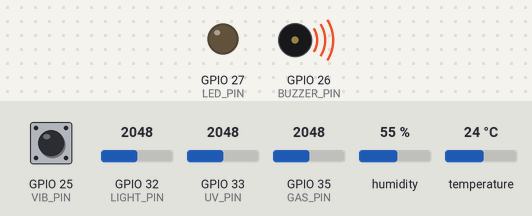
The sketch below on a simulated ESP32. Shown: output pins drawn as LEDs (lit = HIGH), buzzer (waves = sounding, pin HIGH). The test bench sets the inputs (shaded band); at power-on: GPIO 35 (GAS_PIN) = 2048, humidity 55 %, GPIO 25 (VIB_PIN) HIGH, GPIO 32 (LIGHT_PIN) = 2048, GPIO 33 (UV_PIN) = 2048, temperature 24 °C. WiFi joins after 1.5 s; servers stay silent unless stated; what the sketch prints to the serial monitor is not drawn.

Above: at 0.1 s.
2.9 s: GPIO 35 (GAS_PIN) set to 1294
6.4 s: GPIO 35 (GAS_PIN) set to 1213
At 10.31 s:
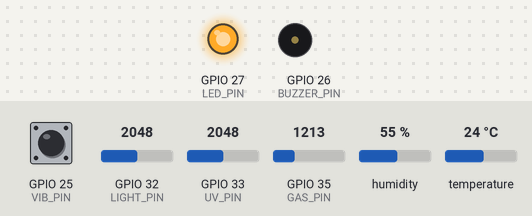
11.7 s: humidity set to 22 %
At 20.36 s:
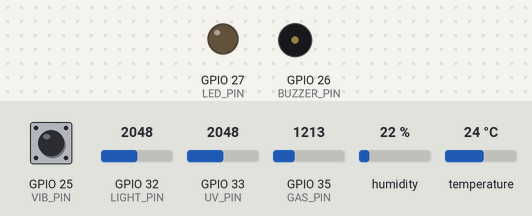
Timing chart, 0 to 21.2 s (numbered marks = the images above; inputs shaded):
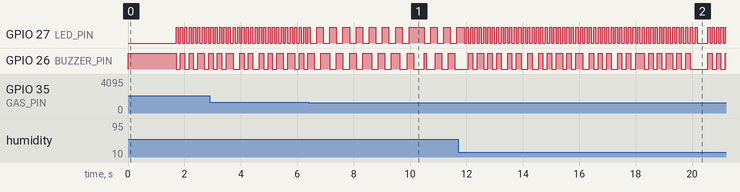

Measured:
- the behaviour switches between 1265 and 1264 on GPIO 35 (GAS_PIN) (found by bisection; images 0 and 1)

The sketch:

HeriTech-Arduino.ino
```cpp
// === Libraries ===
#include <WiFi.h>
#include <ArduinoJson.h>
#include <DHT.h>

#include <Firebase_ESP_Client.h>          // Firebase ESP Client
#include "addons/TokenHelper.h"           // Helper for OAuth tokens (required)
#include "addons/RTDBHelper.h"           // Realtime DB helper (optional)

// === Wi-Fi ===
const char* WIFI_SSID     = "yourwifi";
const char* WIFI_PASSWORD = "yourpassword";

// === Firebase ===
// Replace with your Firebase project values
#define FIREBASE_API_KEY     "AIzaSyCVv0rBh_jwfpnlWo3ZelaQmDxbFZugc94"
#define FIREBASE_DATABASE_URL "https://heritech-museum-default-rtdb.asia-southeast1.firebasedatabase.app/"  // include trailing slash

FirebaseData fbdo;
FirebaseAuth auth;
FirebaseConfig config;

// === Pins & Sensors ===
#define LIGHT_PIN   32
#define UV_PIN      33
#define GAS_PIN     35   // input-only (ADC)
#define VIB_PIN     25
#define BUZZER_PIN  26
#define LED_PIN     27
#define DHT11_PIN   23
#define DHTTYPE     DHT11

DHT dht(DHT11_PIN, DHTTYPE);

// === Timers / config ===
const uint32_t PUBLISH_INTERVAL_MS = 10000;

// UV smoothing
#define UV_SAMPLES_PER_READ 16
#define UV_MICROS_BETWEEN   200
#define UV_EMA_CUTOFF_SEC   1.5f
#define UV_VREF             3.3f

// Gas calibration
#define GAS_RAW_MIN_CAL 830
#define GAS_RAW_MAX_CAL 4095

// Severity enums
enum { SEV_OK=0, SEV_WARN=1, SEV_CRIT=2 };

// Temperature thresholds (°C)
#define TEMP_WARN_HI   36.0f
#define TEMP_WARN_LO   24.0f
#define TEMP_CRIT_HI   39.0f
#define TEMP_CRIT_LO   15.0f
#define TEMP_HYS        0.6f

// Humidity (%RH)
#define HUM_WARN_HI    80.0f
#define HUM_WARN_LO    35.0f
#define HUM_CRIT_HI    90.0f
#define HUM_CRIT_LO    25.0f
#define HUM_HYS         2.0f

// Gas index thresholds
#define GAS_WARN_IDX   103
#define GAS_CRIT_IDX   150
#define GAS_HYS         15

// UV thresholds (Volt)
#define UV_WARN_V      1.40f
#define UV_CRIT_V      2.00f
#define UV_HYS_V       0.05f

// Direct sun heuristics
#define SUN_LIGHT_WARN_COUNTS   4000
#define SUN_LIGHT_CLEAR_COUNTS  3800
#define SUN_UV_WARN_MWCM2       1.20f
#define SUN_UV_CLEAR_MWCM2      1.00f

// Vibration
#define VIB_DEBOUNCE_MS         50
#define VIB_COUNT_THRESHOLD     10
#define VIB_RESET_IDLE_MS     2000
#define VIB_LATCH_MS          5000

// LED/Buzzer patterns
#define LED_INTERVAL_WARN   200
#define LED_INTERVAL_CRIT    50
#define BUZZER_BEEP_WARN    250
#define BUZZER_BEEP_CRIT     50

#define BUZZER_ACTIVE_LOW   1

// === State ===
uint32_t tPublish=0;
uint32_t tLedBlink=0;
bool     ledState=false;

bool isAlarmActive=false;
bool muteBuzzer=false;
int  severityLevel=SEV_OK;

// Hysteresis states
bool tempWarn=false, tempCrit=false;
bool humWarn=false,  humCrit=false;
bool gasWarn=false,  gasCrit=false;
bool uvWarn=false,   uvCrit=false;

uint32_t vibLastEdgeMs=0;
uint32_t vibLastPulseMs=0;
uint16_t vibPulseCount=0;
uint32_t vibLatchedUntil=0;

float uvEmaVolt = NAN;
uint32_t uvEmaLastMs = 0;

bool sunWarn = false;

// === Helpers ===
static inline void buzzerOn()  { digitalWrite(BUZZER_PIN, BUZZER_ACTIVE_LOW ? LOW : HIGH); }
static inline void buzzerOff() { digitalWrite(BUZZER_PIN, BUZZER_ACTIVE_LOW ? HIGH: LOW ); }

static inline int16_t median5(int16_t a, int16_t b, int16_t c, int16_t d, int16_t e) {
  int16_t arr[5] = { a,b,c,d,e };
  for (int i=0;i<4;i++) for (int j=i+1;j<5;j++) if (arr[j]<arr[i]) { int16_t t=arr[i]; arr[i]=arr[j]; arr[j]=t; }
  return arr[2];
}

uint16_t readUvRawSmoothedOnce() {
  int16_t g1[5], g2[5], g3[5];
  for (int i=0;i<5;i++){ g1[i]=analogRead(UV_PIN); delayMicroseconds(UV_MICROS_BETWEEN); }
  for (int i=0;i<5;i++){ g2[i]=analogRead(UV_PIN); delayMicroseconds(UV_MICROS_BETWEEN); }
  for (int i=0;i<5;i++){ g3[i]=analogRead(UV_PIN); delayMicroseconds(UV_MICROS_BETWEEN); }
  int16_t m1=median5(g1[0],g1[1],g1[2],g1[3],g1[4]);
  int16_t m2=median5(g2[0],g2[1],g2[2],g2[3],g2[4]);
  int16_t m3=median5(g3[0],g3[1],g3[2],g3[3],g3[4]);
  int16_t s16 = analogRead(UV_PIN);
  return (uint16_t)((m1 + m2 + m3 + s16)/4);
}

float uvFilterEMA(float volt) {
  uint32_t now = millis();
  float dt = (uvEmaLastMs==0) ? 0 : (now - uvEmaLastMs)/1000.0f;
  uvEmaLastMs = now;
  float tau = UV_EMA_CUTOFF_SEC;
  float alpha = (dt<=0) ? 1.0f : (1.0f - expf(-dt/tau));
  if (isnan(uvEmaVolt)) uvEmaVolt = volt;
  uvEmaVolt += alpha * (volt - uvEmaVolt);
  return uvEmaVolt;
}

static inline float uvVoltToIrradiance_mWcm2(float vout) {
  float current_uA = vout / 4.3f;
  float mWcm2 = current_uA / 0.112f;
  if (!isfinite(mWcm2) || mWcm2 < 0) mWcm2 = 0;
  return mWcm2;
}

static inline int max3(int a, int b, int c){ return max(a, max(b,c)); }

// Severity evaluation (with hysteresis & vibration)
int evaluateSeverity(float temp, float hum, int gasIdx, float uvVolt,
                     int lightCounts, float uv_mWcm2,
                     bool vibRaw, uint32_t nowMs) {
  // Temperature
  if (!tempCrit && (temp >= TEMP_CRIT_HI || temp <= TEMP_CRIT_LO)) tempCrit = true;
  if ( tempCrit && (temp <= TEMP_CRIT_HI - TEMP_HYS && temp >= TEMP_CRIT_LO + TEMP_HYS)) tempCrit = false;
  if (!tempWarn && (temp >= TEMP_WARN_HI || temp <= TEMP_WARN_LO)) tempWarn = true;
  if ( tempWarn && (temp <= TEMP_WARN_HI - TEMP_HYS && temp >= TEMP_WARN_LO + TEMP_HYS)) tempWarn = false;
  int sevTemp = tempCrit ? SEV_CRIT : (tempWarn ? SEV_WARN : SEV_OK);

  // Humidity
  if (!humCrit && (hum >= HUM_CRIT_HI || hum <= HUM_CRIT_LO)) humCrit = true;
  if ( humCrit && (hum <= HUM_CRIT_HI - HUM_HYS && hum >= HUM_CRIT_LO + HUM_HYS)) humCrit = false;
  if (!humWarn && (hum >= HUM_WARN_HI || hum <= HUM_WARN_LO)) humWarn = true;
  if ( humWarn && (hum <= HUM_WARN_HI - HUM_HYS && hum >= HUM_WARN_LO + HUM_HYS)) humWarn = false;
  int sevHum = humCrit ? SEV_CRIT : (humWarn ? SEV_WARN : SEV_OK);

  // Gas
  if (!gasCrit && gasIdx >= GAS_CRIT_IDX) gasCrit = true;
  if ( gasCrit && gasIdx <= GAS_CRIT_IDX - GAS_HYS) gasCrit = false;
  if (!gasWarn && gasIdx >= GAS_WARN_IDX) gasWarn = true;
  if ( gasWarn && gasIdx <= GAS_WARN_IDX - GAS_HYS) gasWarn = false;
  int sevGas = gasCrit ? SEV_CRIT : (gasWarn ? SEV_WARN : SEV_OK);

  // UV
  if (!uvCrit && uvVolt >= UV_CRIT_V) uvCrit = true;
  if ( uvCrit && uvVolt <= UV_CRIT_V - UV_HYS_V) uvCrit = false;
  if (!uvWarn && uvVolt >= UV_WARN_V) uvWarn = true;
  if ( uvWarn && uvVolt <= UV_WARN_V - UV_HYS_V) uvWarn = false;
  int sevUV = uvCrit ? SEV_CRIT : (uvWarn ? SEV_WARN : SEV_OK);

  // Direct Sun
  if (!sunWarn && (lightCounts >= SUN_LIGHT_WARN_COUNTS)) {
    sunWarn = true;
  } else if (sunWarn && (lightCounts <= SUN_LIGHT_CLEAR_COUNTS)) {
    sunWarn = false;
  }
  int sevSun = sunWarn ? SEV_WARN : SEV_OK;

  // Vibration: debounce + count + latch
  static bool vibStable = false;
  bool vibLevelRaw = (vibRaw == LOW);

  if (vibLevelRaw != vibStable) {
    if (nowMs - vibLastEdgeMs >= VIB_DEBOUNCE_MS) {
      vibStable = vibLevelRaw;
      vibLastEdgeMs = nowMs;
      if (vibStable) {
        if (nowMs - vibLastPulseMs > VIB_RESET_IDLE_MS) {
          vibPulseCount = 0;
        }
        vibPulseCount++;
        vibLastPulseMs = nowMs;
        if (vibPulseCount >= VIB_COUNT_THRESHOLD) {
          vibPulseCount = 0;
          vibLatchedUntil = nowMs + VIB_LATCH_MS;
        }
      }
    }
  }

  bool vibActive = (nowMs < vibLatchedUntil);
  int sevVib = vibActive ? SEV_WARN : SEV_OK;

  return max3(max3(sevTemp, sevHum, sevGas), max(sevUV, sevSun), sevVib);
}

// === Setup / Loop Helpers ===
void connectWiFi() {
  WiFi.mode(WIFI_STA);
  WiFi.begin(WIFI_SSID, WIFI_PASSWORD);
  Serial.print("WiFi: ");
  while (WiFi.status() != WL_CONNECTED) { delay(400); Serial.print("."); }
  Serial.print(" connected, IP="); Serial.println(WiFi.localIP());
}

// (No MQTT callbacks now)
// Setup Firebase connection
void setupFirebase() {
  config.api_key = FIREBASE_API_KEY;
  config.database_url = FIREBASE_DATABASE_URL;

  // Try to sign up anonymously (helps if no auth configured)
  // If you use a service account or other auth, follow different flow
  if (Firebase.signUp(&config, &auth, "", "")) {
    Serial.println("Firebase: signUp OK");
  } else {
    Serial.printf("Firebase: signUp failed: %s\n", config.signer.signupError.message.c_str());
    // continue anyway, if rules allow unauthenticated writes
  }

  Firebase.begin(&config, &auth);
  Firebase.reconnectWiFi(true);
}

void setup() {
  Serial.begin(115200);
  dht.begin();

  pinMode(VIB_PIN, INPUT_PULLUP);
  pinMode(LED_PIN, OUTPUT);  digitalWrite(LED_PIN, LOW);
  pinMode(BUZZER_PIN, OUTPUT); buzzerOff();

  analogSetPinAttenuation(LIGHT_PIN, ADC_11db);
  analogSetPinAttenuation(UV_PIN,    ADC_11db);
  analogSetPinAttenuation(GAS_PIN,   ADC_11db);

  connectWiFi();

  // Configure Firebase client
  setupFirebase();
}

void loop() {
  if (WiFi.status() != WL_CONNECTED) connectWiFi();

  const uint32_t now = millis();

  // ---- Read sensors ----
  float hum = dht.readHumidity();
  float temp = dht.readTemperature();
  bool dhtOK = !(isnan(hum) || isnan(temp));

  int rawGas = analogRead(GAS_PIN);
  int gasMapped = map(rawGas, GAS_RAW_MIN_CAL, GAS_RAW_MAX_CAL, 0, 1023);
  gasMapped = constrain(gasMapped, 0, 1023);

  int lightRaw = analogRead(LIGHT_PIN);
  int lightVal = 4095 - lightRaw; // brighter → higher

  uint32_t acc=0;
  for (int i=0;i<UV_SAMPLES_PER_READ;i++) acc += readUvRawSmoothedOnce();
  uint16_t uvRaw = acc / UV_SAMPLES_PER_READ;

  float uvVoltageInstant = uvRaw * (UV_VREF / 4095.0f);
  float uvVoltage = uvFilterEMA(uvVoltageInstant);
  float uv_mWcm2 = uvVoltToIrradiance_mWcm2(uvVoltage);

  bool vibration = (digitalRead(VIB_PIN) == LOW);

  // ---- Evaluate severity & alarm ----
  float tempUse = dhtOK ? temp : (TEMP_WARN_HI - TEMP_HYS);
  float humUse  = dhtOK ? hum  : (HUM_WARN_HI - HUM_HYS);

  severityLevel = evaluateSeverity(tempUse, humUse, gasMapped, uvVoltage,
                                   lightVal, uv_mWcm2,
                                   vibration, now);
  isAlarmActive = (severityLevel != SEV_OK);

  // ---- LED pattern ----
  uint32_t ledInterval = (severityLevel==SEV_CRIT) ? LED_INTERVAL_CRIT :
                         (severityLevel==SEV_WARN) ? LED_INTERVAL_WARN  : 0;

  if (severityLevel == SEV_OK) {
    digitalWrite(LED_PIN, LOW);
    ledState = false;
  } else {
    if (now - tLedBlink >= ledInterval) {
      tLedBlink = now;
      ledState = !ledState;
      digitalWrite(LED_PIN, ledState);
    }
  }

  // ---- Buzzer pattern ----
  if (isAlarmActive && !muteBuzzer) {
    if (severityLevel == SEV_CRIT) {
      if ((now % 100) < BUZZER_BEEP_CRIT) buzzerOn(); else buzzerOff();
    } else if (severityLevel == SEV_WARN) {
      if ((now % 500) < BUZZER_BEEP_WARN) buzzerOn(); else buzzerOff();
    }
  } else {
    buzzerOff();
  }

  // ---- Publish to Firebase ----
  if (now - tPublish >= PUBLISH_INTERVAL_MS) {
    tPublish = now;

    // Build FirebaseJson payload
    FirebaseJson json;

    if (dhtOK) {
      json.set("nhietDo", temp);
      json.set("doAm", hum);
    } else {
    json.set("nhietDo", "null");
    json.set("doAm", "null");
    }

    json.set("anhSang", lightVal);
    json.set("khiGas", gasMapped);
    json.set("khiGasRaw", rawGas);

    json.set("tiaUV", uvVoltage);
    json.set("uv_mWcm2", uv_mWcm2);
    json.set("uvRaw", uvRaw);

    json.set("sunDirect", (int)sunWarn);   // 0 or 1
    json.set("rungChan", (vibration ? 1 : 0));
    json.set("severity", severityLevel);
    json.set("canhBao", isAlarmActive);
    json.set("rssi", (int)WiFi.RSSI());

    // Write to path: /museum_data/<MAC>  (safe key)
    String mac = WiFi.macAddress();
    mac.replace(":", "_"); // Firebase path keys: avoid colon
    String path = "/museum_data/" + mac + "/last";

    // Attempt write
    if (Firebase.RTDB.setJSON(&fbdo, path.c_str(), &json)) {
      // optionally write timestamp or increment counter
      // Serial print returned JSON or success
      Serial.print("Firebase write OK: ");
      Serial.println(path);
    } else {
      Serial.print("Firebase write failed: ");
      Serial.println(fbdo.errorReason());
    }

    // Optionally also push historical entry with timestamp
    // get server timestamp (client side)
    String histPath = "/museum_data/" + mac + "/history";
    // create object with timestamp key = millis() or better use push
    if (Firebase.RTDB.pushJSON(&fbdo, histPath.c_str(), &json)) {
      // success
    } else {
      // failed (ok to ignore in low memory)
    }
  }
}
```
